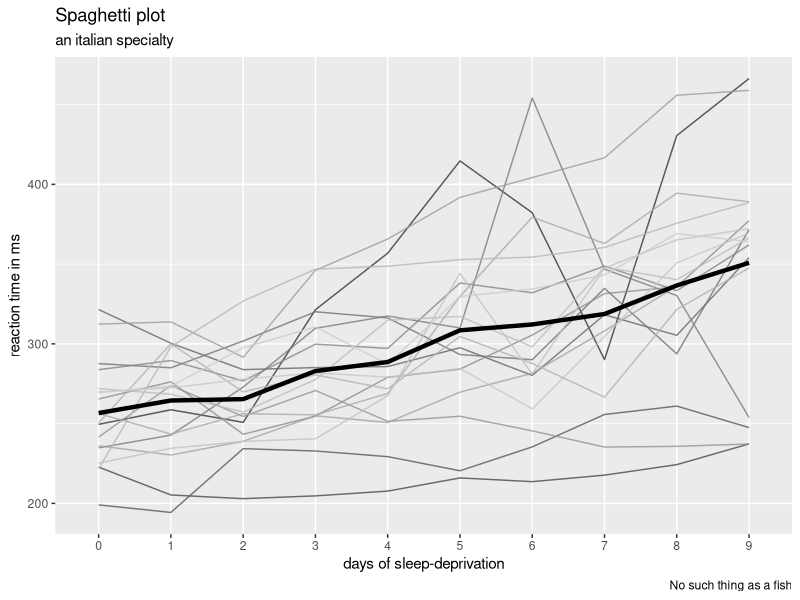
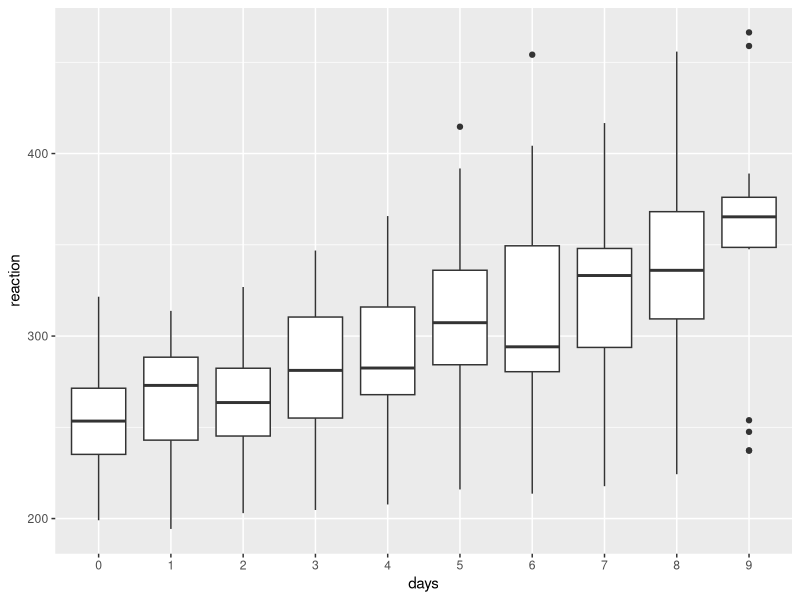

Here is the R script that generated these plots, in order:
## ---- chunk 1
library(cowplot)   
library(knitr)     
library(tidyverse)
## ---- chunk 2
# default code blocks options. Echo=false removes code in final file.
knitr::opts_chunk$set(fig.width=12, fig.height=8, fig.path='Figs/', echo=FALSE)
## ---- chunk 3
# tidy
sleep <- readr::read_tsv("sleep.txt",
                         col_names    = c("id", "reaction", "days", "subject"),
                         col_types    = cols(
                             reaction = col_double(),
                             days     = col_factor(),
                             subject  = col_factor()),
                         skip         = 1) %>%
        dplyr::select(reaction, days, subject)
## ---- chunk 4
day_means <- sleep %>%
  group_by(days) %>%
  summarise(reaction_mean = mean(reaction))

ggplot2::ggplot(sleep) +
  geom_line(aes(x=days, y=reaction, group=subject, color=subject),
            alpha=.8,
            show.legend=FALSE) +
  scale_colour_grey() +
  geom_line(data = day_means,
            aes(x=days, y=reaction_mean, group=1),
            size=1.5) +
  labs(title = "Spaghetti plot",
       subtitle = "an italian specialty",
       y="reaction time in ms",
       x="days of sleep-deprivation",
       caption="No such thing as a fish")
## ---- chunk 5
sleep %>% 
  ggplot2::ggplot() +
  geom_boxplot(aes(x=days, y=reaction))
